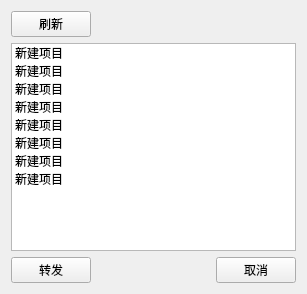
<?xml version="1.0" encoding="UTF-8"?>
<ui version="4.0">
 <class>Share</class>
 <widget class="QWidget" name="Share">
  <property name="geometry">
   <rect>
    <x>0</x>
    <y>0</y>
    <width>307</width>
    <height>294</height>
   </rect>
  </property>
  <property name="windowTitle">
   <string>Form</string>
  </property>
  <layout class="QGridLayout" name="gridLayout_2">
   <item row="0" column="0">
    <layout class="QGridLayout" name="gridLayout">
     <item row="0" column="0">
      <layout class="QHBoxLayout" name="horizontalLayout">
       <item>
        <widget class="QPushButton" name="flushFriend_PB">
         <property name="text">
          <string>刷新</string>
         </property>
        </widget>
       </item>
       <item>
        <spacer name="horizontalSpacer_2">
         <property name="orientation">
          <enum>Qt::Horizontal</enum>
         </property>
         <property name="sizeHint" stdset="0">
          <size>
           <width>40</width>
           <height>20</height>
          </size>
         </property>
        </spacer>
       </item>
       <item>
        <spacer name="horizontalSpacer_3">
         <property name="orientation">
          <enum>Qt::Horizontal</enum>
         </property>
         <property name="sizeHint" stdset="0">
          <size>
           <width>40</width>
           <height>20</height>
          </size>
         </property>
        </spacer>
       </item>
      </layout>
     </item>
     <item row="1" column="0">
      <widget class="QListWidget" name="listWidget">
       <item>
        <property name="text">
         <string>新建项目</string>
        </property>
       </item>
       <item>
        <property name="text">
         <string>新建项目</string>
        </property>
       </item>
       <item>
        <property name="text">
         <string>新建项目</string>
        </property>
       </item>
       <item>
        <property name="text">
         <string>新建项目</string>
        </property>
       </item>
       <item>
        <property name="text">
         <string>新建项目</string>
        </property>
       </item>
       <item>
        <property name="text">
         <string>新建项目</string>
        </property>
       </item>
       <item>
        <property name="text">
         <string>新建项目</string>
        </property>
       </item>
       <item>
        <property name="text">
         <string>新建项目</string>
        </property>
       </item>
      </widget>
     </item>
     <item row="2" column="0">
      <layout class="QHBoxLayout" name="horizontalLayout_2">
       <item>
        <widget class="QPushButton" name="shareOK_PB">
         <property name="text">
          <string>转发</string>
         </property>
        </widget>
       </item>
       <item>
        <spacer name="horizontalSpacer">
         <property name="orientation">
          <enum>Qt::Horizontal</enum>
         </property>
         <property name="sizeHint" stdset="0">
          <size>
           <width>40</width>
           <height>20</height>
          </size>
         </property>
        </spacer>
       </item>
       <item>
        <widget class="QPushButton" name="cancel_PB">
         <property name="text">
          <string>取消</string>
         </property>
        </widget>
       </item>
      </layout>
     </item>
    </layout>
   </item>
  </layout>
 </widget>
 <resources/>
 <connections/>
</ui>
